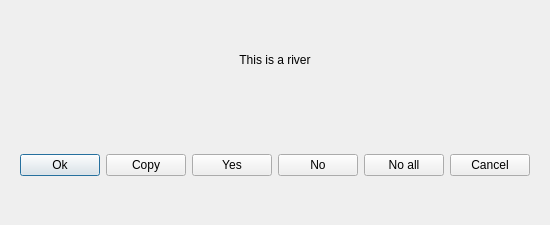
<?xml version="1.0" encoding="UTF-8"?>
<ui version="4.0">
 <class>message</class>
 <widget class="QDialog" name="message">
  <property name="geometry">
   <rect>
    <x>0</x>
    <y>0</y>
    <width>530</width>
    <height>225</height>
   </rect>
  </property>
  <property name="windowTitle">
   <string/>
  </property>
  <layout class="QVBoxLayout" name="verticalLayout">
   <item>
    <widget class="QLabel" name="lbMessage">
     <property name="font">
      <font>
       <pointsize>14</pointsize>
      </font>
     </property>
     <property name="text">
      <string>&lt;html&gt;&lt;body style=&quot;background-color:green&quot;&gt;&lt;p align=&quot;center&quot;&gt;&lt;img src=&quot;:/images/app.png&quot;&gt;&lt;/p&gt;
    &lt;p align=&quot;center&quot; style=&quot;font-size:12px; color:black;&quot;&gt;This is a river&lt;/p&gt;&lt;/body&gt;&lt;/html&gt;</string>
     </property>
     <property name="alignment">
      <set>Qt::AlignCenter</set>
     </property>
     <property name="wordWrap">
      <bool>true</bool>
     </property>
    </widget>
   </item>
   <item>
    <layout class="QGridLayout" name="gridLayout">
     <item row="0" column="0">
      <widget class="QWidget" name="widget" native="true">
       <layout class="QHBoxLayout" name="horizontalLayout_2">
        <item>
         <spacer name="horizontalSpacer">
          <property name="orientation">
           <enum>Qt::Horizontal</enum>
          </property>
          <property name="sizeHint" stdset="0">
           <size>
            <width>71</width>
            <height>20</height>
           </size>
          </property>
         </spacer>
        </item>
        <item>
         <widget class="QPushButton" name="btnOk">
          <property name="text">
           <string>Ok</string>
          </property>
         </widget>
        </item>
        <item>
         <widget class="QPushButton" name="btnCopy">
          <property name="text">
           <string>Copy</string>
          </property>
         </widget>
        </item>
        <item>
         <widget class="QPushButton" name="btnYes">
          <property name="text">
           <string>Yes</string>
          </property>
         </widget>
        </item>
        <item>
         <widget class="QPushButton" name="btnNo">
          <property name="text">
           <string>No</string>
          </property>
         </widget>
        </item>
        <item>
         <widget class="QPushButton" name="btnNoAll">
          <property name="text">
           <string>No all</string>
          </property>
         </widget>
        </item>
        <item>
         <widget class="QPushButton" name="btnCancel">
          <property name="text">
           <string>Cancel</string>
          </property>
         </widget>
        </item>
        <item>
         <spacer name="horizontalSpacer_2">
          <property name="orientation">
           <enum>Qt::Horizontal</enum>
          </property>
          <property name="sizeHint" stdset="0">
           <size>
            <width>70</width>
            <height>20</height>
           </size>
          </property>
         </spacer>
        </item>
       </layout>
      </widget>
     </item>
    </layout>
   </item>
  </layout>
 </widget>
 <resources/>
 <connections/>
</ui>
